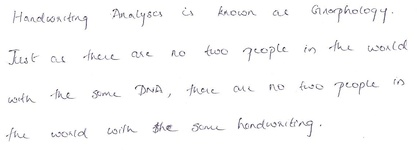
%> input picture samples/5.jpg, 420 x 150 px, shrunk from 1156 x 414 before the run
$ octave --eval "result = remove_loop;"   (GNU Octave 9; MATLAB toolbox functions it lacks are replaced by stand-ins)
%> lines starting %> are read from the running program, lines starting %| are printed output that depends on the picture
function pix = remove_loop()
    im = imread('words/sample4/Line2/5.jpg');
%> im is the input picture: size 150x420x3 uint8; mean R, G, B 250.3, 250.3, 250.5
   % im = rgb2gray(im);
    s = size(im);
%> s = [150 420 3]
    row = s(1,1);
%> row = 150
    col = s(1,2);
%> col = 420
    pix = [];
     for i = 1:row
         count = 0;
         for j = 1:col
             if im(i,j) <= 200
                 count = count + 1;
             end
         end
         pix(1,i) = count;
     end
%> after the loop, pix = 150 values, max 65 at index 13, min 0 at index 1, mean 15.17
  x = 1:row;
%> x = 150 values from 1 to 150
  plot(x,pix);
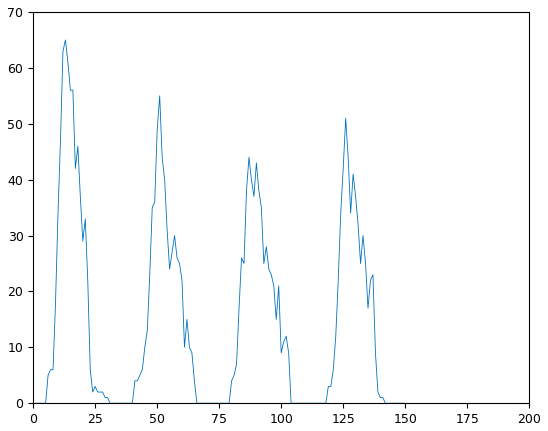
%> figure redrawn from the program's plot data; curve peaks at x = 13, y = 65
%> `result = remove_loop;`: result has the same summary as pix in remove_loop
  img = im(1:35,:);
  figure,imshow(img);
  img = im(1:37,:);
  figure,imshow(img);
end

$ run again, with samples/1.jpg copied over samples/5.jpg
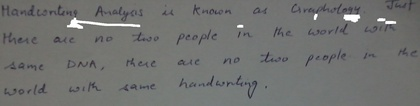
%> input picture samples/1.jpg, 420 x 106 px, shrunk from 1528 x 384 before the run
%> in remove_loop, im is the input picture: size 106x420x3 uint8; mean R, G, B 113.1, 114.2, 112.5
%> after the loop in remove_loop, `for i = 1:row`: pix = 106 values, max 420 at index 1, min 363 at index 26, mean 416.5
%> in remove_loop, `plot(x,pix);`:
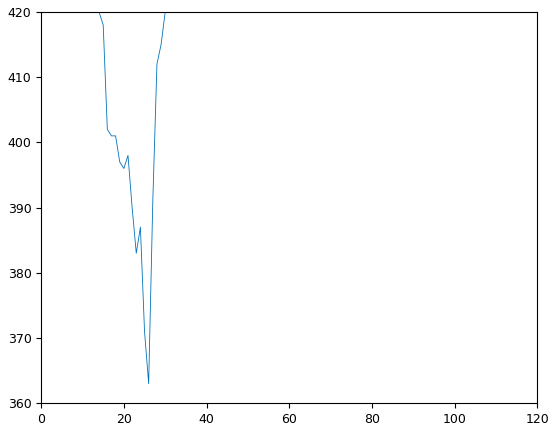
%> figure redrawn from the program's plot data; curve peaks at x = 1, y = 420
%> result has the same summary as pix in remove_loop

$ run again, with samples/2.jpg copied over samples/5.jpg
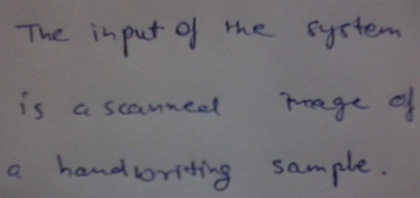
%> input picture samples/2.jpg, 420 x 198 px, shrunk from 1489 x 702 before the run
%> in remove_loop, im is the input picture: size 198x420x3 uint8; mean R, G, B 113.1, 110.6, 114.2
%> after the loop in remove_loop, `for i = 1:row`: pix = 198 values from 420 to 420
%> in remove_loop, `plot(x,pix);`:
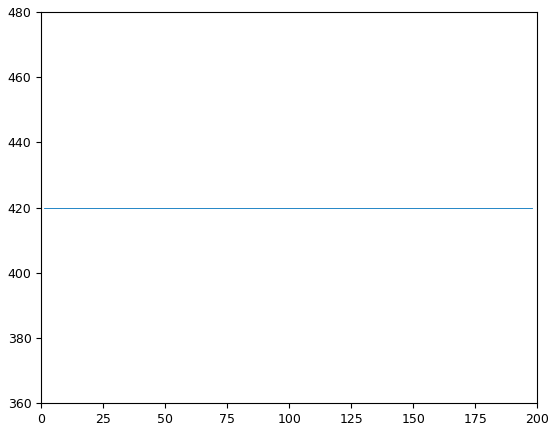
%> figure redrawn from the program's plot data

$ run again, with samples/3.jpg copied over samples/5.jpg
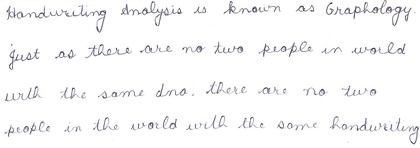
%> input picture samples/3.jpg, 420 x 148 px, shrunk from 1177 x 414 before the run
%> in remove_loop, im is the input picture: size 148x420x3 uint8; mean R, G, B 247.9, 247.7, 248.2
%> after the loop in remove_loop, `for i = 1:row`: pix = 148 values, max 137 at index 13, min 0 at index 34, mean 22.73
%> in remove_loop, `plot(x,pix);`:
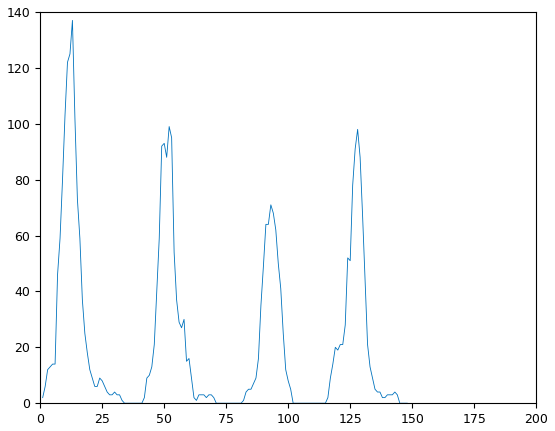
%> figure redrawn from the program's plot data; curve peaks at x = 13, y = 137
%> result has the same summary as pix in remove_loop
